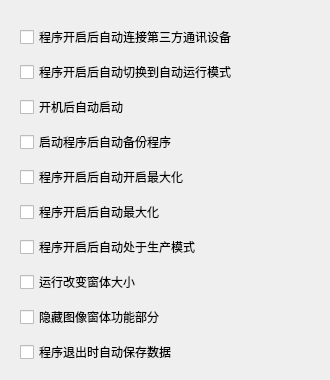
      <widget class="QWidget" name="tab_32">
       <attribute name="title">
        <string>启动参数设置</string>
       </attribute>
       <widget class="QWidget" name="layoutWidget">
        <property name="geometry">
         <rect>
          <x>20</x>
          <y>20</y>
          <width>301</width>
          <height>351</height>
         </rect>
        </property>
        <layout class="QVBoxLayout" name="verticalLayout_4">
         <item>
          <widget class="QCheckBox" name="checkBox_38">
           <property name="text">
            <string>程序开启后自动连接第三方通讯设备</string>
           </property>
          </widget>
         </item>
         <item>
          <widget class="QCheckBox" name="checkBox_39">
           <property name="text">
            <string>程序开启后自动切换到自动运行模式</string>
           </property>
          </widget>
         </item>
         <item>
          <widget class="QCheckBox" name="checkBox_40">
           <property name="text">
            <string>开机后自动启动</string>
           </property>
          </widget>
         </item>
         <item>
          <widget class="QCheckBox" name="checkBox_41">
           <property name="text">
            <string>启动程序后自动备份程序</string>
           </property>
          </widget>
         </item>
         <item>
          <widget class="QCheckBox" name="checkBox_42">
           <property name="text">
            <string>程序开启后自动开启最大化</string>
           </property>
          </widget>
         </item>
         <item>
          <widget class="QCheckBox" name="checkBox_43">
           <property name="text">
            <string>程序开启后自动最大化</string>
           </property>
          </widget>
         </item>
         <item>
          <widget class="QCheckBox" name="checkBox_44">
           <property name="text">
            <string>程序开启后自动处于生产模式</string>
           </property>
          </widget>
         </item>
         <item>
          <widget class="QCheckBox" name="checkBox_45">
           <property name="text">
            <string>运行改变窗体大小</string>
           </property>
          </widget>
         </item>
         <item>
          <widget class="QCheckBox" name="checkBox_46">
           <property name="text">
            <string>隐藏图像窗体功能部分</string>
           </property>
          </widget>
         </item>
         <item>
          <widget class="QCheckBox" name="checkBox_47">
           <property name="text">
            <string>程序退出时自动保存数据</string>
           </property>
          </widget>
         </item>
        </layout>
       </widget>
      </widget>
